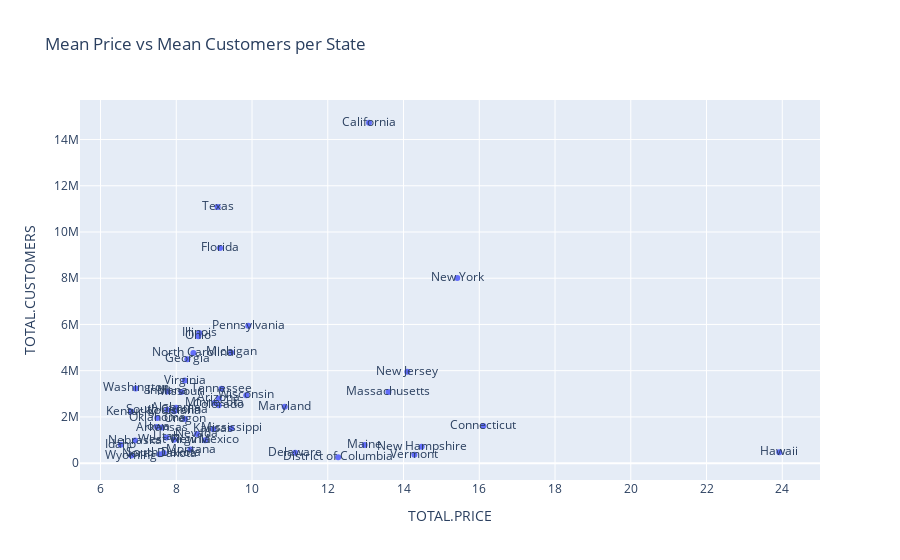

The notebook cell saved with this chart:
### Markdown cell above
## Mean Price vs Mean Customers per State

### Code cell
grouped_df = outage_cleaned.groupby('U.S._STATE').agg({'TOTAL.PRICE': 'mean', 'TOTAL.CUSTOMERS': 'mean'}).reset_index()
df = grouped_df.copy()
fig = px.scatter(df, x='TOTAL.PRICE', y='TOTAL.CUSTOMERS', text='U.S._STATE', title='Mean Price vs Mean Customers per State')
fig.show()

### Figure 1 — Plotly figure (JSON) as saved in the notebook; plotly's stock layout.template omitted (floating-point values rounded to 4 significant figures)
{"data": [{"hovertemplate": "TOTAL.PRICE=%{x}<br>TOTAL.CUSTOMERS=%{y}<br>U.S._STATE=%{text}<extra></extra>", "legendgroup": "", "marker": {"color": "#636efa", "symbol": "circle"}, "mode": "markers+text", "name": "", "orientation": "v", "showlegend": false, "text": ["Alabama", "Alaska", "Arizona", "Arkansas", "California", "Colorado", "Connecticut", "Delaware", "District of Columbia", "Florida", "Georgia", "Hawaii", "Idaho", "Illinois", "Indiana", "Iowa", "Kansas", "Kentucky", "Louisiana", "Maine", "Maryland", "Massachusetts", "Michigan", "Minnesota", "Mississippi", "Missouri", "Montana", "Nebraska", "Nevada", "New Hampshire", "New Jersey", "New Mexico", "New York", "North Carolina", "North Dakota", "Ohio", "Oklahoma", "Oregon", "Pennsylvania", "South Carolina", "South Dakota", "Tennessee", "Texas", "Utah", "Vermont", "Virginia", "Washington", "West Virginia", "Wisconsin", "Wyoming"], "type": "scatter", "x": [7.994, null, 9.122, 7.621, 13.09, 9.122, 16.11, 11.14, 12.27, 9.156, 8.292, 23.92, 6.534, 8.607, 7.771, 7.493, 8.979, 6.807, 7.948, 12.97, 10.86, 13.6, 9.449, 9.01, 9.452, 8.137, 8.377, 6.913, 8.547, 14.48, 14.1, 8.762, 15.42, 8.451, 7.56, 8.583, 7.498, 8.232, 9.901, 7.759, 7.67, 9.196, 9.092, 7.74, 14.29, 8.224, 6.929, 7.942, 9.849, 6.815], "xaxis": "x", "y": [2401000.0, 273530, 2797000.0, 1537000.0, 14730000.0, 2501000.0, 1606000.0, 453600.0, 254700.0, 9306000.0, 4496000.0, 468200.0, 796900.0, 5630000.0, 3101000.0, 1562000.0, 1465000.0, 2232000.0, 2242000.0, 788600.0, 2438000.0, 3082000.0, 4791000.0, 2599000.0, 1502000.0, 3076000.0, 586400.0, 975500.0, 1256000.0, 708100.0, 3953000.0, 991800.0, 8013000.0, 4769000.0, 380200.0, 5493000.0, 1956000.0, 1910000.0, 5941000.0, 2314000.0, 436229, 3215000.0, 11080000.0, 1111000.0, 361019, 3574000.0, 3230000.0, 1016000.0, 2941000.0, 328000.0], "yaxis": "y"}], "layout": {"legend": {"tracegroupgap": 0}, "title": {"text": "Mean Price vs Mean Customers per State"}, "xaxis": {"anchor": "y", "domain": [0, 1], "title": {"text": "TOTAL.PRICE"}}, "yaxis": {"anchor": "x", "domain": [0, 1], "title": {"text": "TOTAL.CUSTOMERS"}}}}
